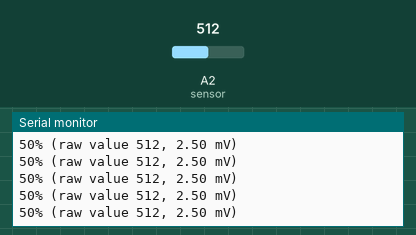
The sketch below on a simulated Arduino Uno, built with avr-gcc and run on an emulated ATmega328P. Parts: the last lines printed to the serial monitor. Inputs (shaded band) come from the test bench; at power-on: A2 (sensor) = 512.

Above: at 1.2 s.
1.3 s: A2 (sensor) set to 111
At 2.1 s:
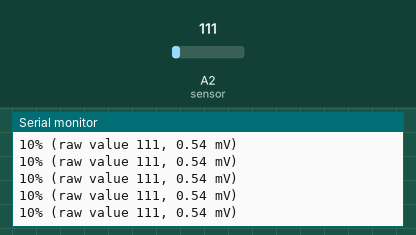
4.3 s: A2 (sensor) set to 102
At 5.0 s:
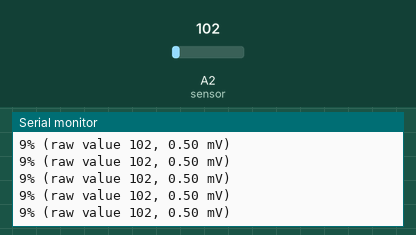
Timing chart, 0 to 6.3 s (numbered marks = the images above; inputs shaded):
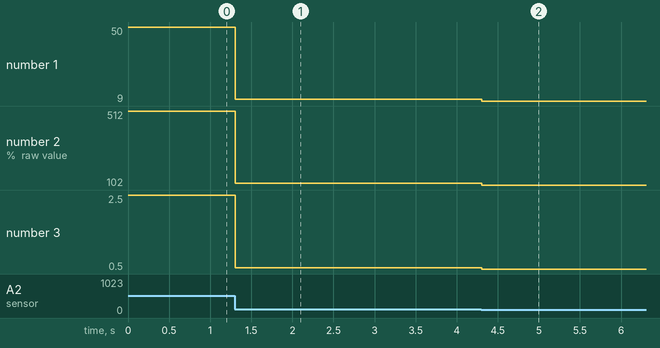

The sketch:

1_Basic.ino
```cpp
// make sure you adjust the pin to the analog input pin you use
// this pin reads the analog output signal from OPT101
#define sensor A2

void setup() {
  // setting the baud rate for the serial monitor
  // make sure you set this baud rate in your serial monitor as well
  // or else output will be garbled
  Serial.begin(115200);
}

void loop() {
  // read sensor value which is a voltage between 0 and 5V
  // voltage relates to light intensity exposed to the opt101 unit
  int value = analogRead(sensor);

  // calculate measured voltage
  float voltage= value * (5.0 / 1023.0);

  // map analog input value (range 0-1023) to a value between 0 and 100
  int percentage = map(value, 0, 1024, 0, 100);

  Serial.print(percentage);
  Serial.print("% (raw value ");
  Serial.print(value);
  Serial.print(", ");
  Serial.print(voltage);
  Serial.println(" mV)");
}
```

Measured:
- after the input at 1.3 s, the serial monitor: prints a new line at once (image 1)
- after the input at 4.3 s, the serial monitor: prints a new line at once (image 2)
- plotted number 1: 50 → 10 after the input at 1.3 s, 10 → 9 after the input at 4.3 s
- plotted number 2: 512 → 111 after the input at 1.3 s, 111 → 102 after the input at 4.3 s
- plotted number 3: 2.5 → 0.54 after the input at 1.3 s, 0.54 → 0.5 after the input at 4.3 s
